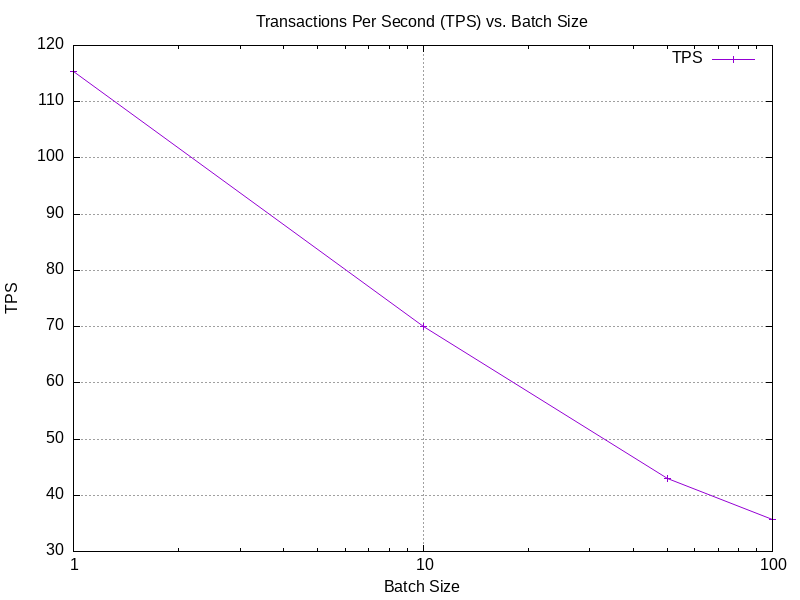

Recreate this plot in gnuplot.
set terminal png size 800,600
set output "benchmark_results/sqlite/charts/tps_vs_batch_size.png"
set title "Transactions Per Second (TPS) vs. Batch Size"
set xlabel "Batch Size"
set ylabel "TPS"
set grid
set key top right
set logscale x
set datafile separator ","
# Skip header line
plot "benchmark_results/sqlite/benchmark_results.csv" using 1:2 every ::1 with linespoints title "TPS"
